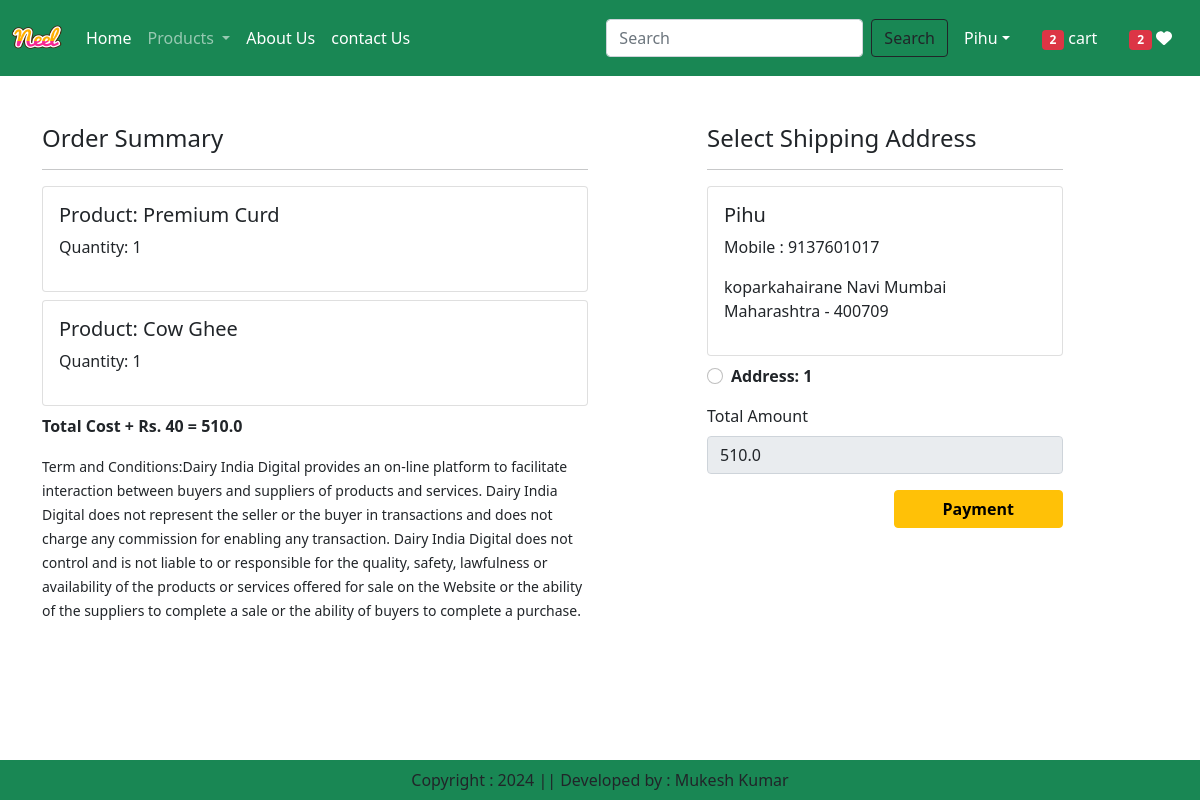
Screenshot of /checkout/ (signed in) with the database file from the repository.
### app/models.py (models this page shows, shortened)
class Cart(models.Model):
    user = models.ForeignKey(User, on_delete=models.CASCADE)
    product = models.ForeignKey(Product,on_delete=models.CASCADE)
    quantity = models.PositiveIntegerField(default=1)

class Product(models.Model):
    title = models.CharField(max_length=100)
    selling_price = models.FloatField()
    discounted_price = models.FloatField()
    description = models.TextField()
    composition = models.TextField(default='')
    prodapp = models.TextField(default='')
    category = models.CharField(choices=CATEGORY_CHOICES, max_length=2)
    product_image = models.ImageField(upload_to='product')

class Customer(models.Model):
    user = models.ForeignKey(User,on_delete=models.CASCADE)
    name = models.CharField(max_length=200)
    locality = models.CharField(max_length=200)
    city = models.CharField(max_length=50)
    mobile = models.IntegerField(default=0)
    zipcode = models.IntegerField()
    state = models.CharField(choices=STATE_CHOICES, max_length=100)

### app/views.py (the view, shortened to what this page needs)
# urls.py: path('checkout/',views.Checkout.as_view(), name='checkout'),
@method_decorator(login_required, name='dispatch')
class Checkout(View):
    def get(self,request):
        totalitem = 0
        wishitem = 0
        if request.user.is_authenticated:
            totalitem = len(Cart.objects.filter(user=request.user))
            wishitem = len(Wishlist.objects.filter(user=request.user))
        user = request.user
        add = Customer.objects.filter(user=user)
        cart_items = Cart.objects.filter(user=user)
        famount = 0
        for p in cart_items:
            value = p.quantity*p.product.discounted_price
            famount+=value
            totalamount = famount+40
            razoramount = int(totalamount * 100)
            client = razorpay.Client(auth=(settings.RAZOR_KEY_ID, settings.RAZOR_KEY_SECRET))
            data = {"amount":razoramount,"currency":"INR","receipt":"order_rcptid_11"}
            payment_response = client.order.create(data=data)
            order_id = payment_response['id']
            order_status = payment_response['status']
        return render(request,'app/checkout.html',locals())

### app/templates/app/checkout.html (shortened to what this page needs)
<!DOCTYPE html>
{% extends 'app/base.html' %}
{% load static %}
{% block main-content%}
<div class="container">
    <div class="row mt-5">
        <div class="col-sm-6">
            <h4>Order Summary</h4>
            <hr>
            {% for item in cart_items %}
                <div class="card mb-2">
                    <div class="card-body">
                        <h5>Product: {{item.product.title}}</h5>
                        <p>Quantity: {{item.quantity}}</p>
                    </div>
                </div>
            {% endfor %}
            <p class="fw-bold">Total Cost + Rs. 40 = {{totalamount}}</p>
            <small>Term and Conditions:Dairy India Digital provides an on-line platform to facilitate interaction between buyers and suppliers of products and services. Dairy India Digital does not represent the seller or the buyer in transactions and does not charge any commission for enabling any transaction. Dairy India Digital does not control and is not liable to or responsible for the quality, safety, lawfulness or availability of the products or services offered for sale on the Website or the ability of the suppliers to complete a sale or the ability of buyers to complete a purchase. </small>
            <br>
            <br>
            <br>
        </div>
        <div class="col-sm-4 offset-sm-1">
            <h4>Select Shipping Address</h4>
            <hr>
            <form method="post" id="myform">
                {% for ad in add %}
                <div class="card">
                    <div class="card-body">
                        <h5>{{ad.name}}</h5>
                        <p>Mobile : {{ad.mobile}}</p>
                        <p>{{ad.locality}} {{ad.city}} {{ad.state}} - {{ad.zipcode}}</p>
                    </div>
                </div>
                <div class="form-check mt-2 mb-3">
                    <input class="form-check-input" type="radio" name="custid" id="custadd{{forloop.counter}}" value="{{ad.id}}">
                    <label class="form-check-label fw-bold" for="custadd{{forloop.counter}}">
                        Address: {{forloop.counter}} </label>
                </div>
                {% endfor %}
                <div class="from-check">
                    <label for="totamount" class="form-label">Total Amount</label>
                    <input type="number" class="form-control"  name="totamount" value={{totalamount}} readonly >
                </div>
                <div class="text-end mb-5">
                    <button id="rzp-button1" type="submit" class="btn btn-warning mt-3 px-5 fw-bold">Payment</button>
                </div>
            </form>
        </div>
    </div>
</div>
{% endblock main-content%}

### app/templates/app/base.html (shortened to what this page needs)
<!DOCTYPE html>
{% load static %}
<html lang="en">
<head>
    <link href="https://cdn.jsdelivr.net/npm/bootstrap@5.0.2/dist/css/bootstrap.min.css" rel="stylesheet">
    <link rel="stylesheet" href="{% static 'app/css/owl.carousel.min.css' %}"/>
    <link rel="stylesheet" href="{% static 'app/css/all.min.css' %}"/>
    <link rel="stylesheet" href="{% static 'app/css/style.css' %}"/>
</head>
<body>
    <nav class="navbar navbar-expand-lg navbar-dark bg-success">
      <div class="container-fluid">
        <a class="navbar-brand" href="#">
            <img src="{% static 'app/images/neel.png'%}" width="50" height="50" />
        </a>
        <div class="collapse navbar-collapse" id="navbarSupportedContent">
          <ul class="navbar-nav me-auto mb-2 mb-lg-0">
              {% if request.user.is_authenticated %}
            <li class="nav-item">
              <a class="nav-link active" aria-current="page" href="/">Home</a>
            </li>
              <li class="nav-item dropdown">
              <a class="nav-link dropdown-toggle" href="#" id="navbarDropdown" role="button" data-bs-toggle="dropdown" aria-expanded="false">
                Products
              </a>
            </li>
            <li class="nav-item">
              <a class="nav-link text-white" href="{% url 'about' %}">About Us </a>
            </li>
            <li class="nav-item">
              <a class="nav-link text-white" href="{% url 'contact' %}">contact Us </a>
            </li>
          </ul>
          <form class="d-flex" role="search" action="/search">
            <input class="form-control me-2" type="search" placeholder="Search" name="search" aria-label="Search">
            <button class="btn btn-outline-dark" type="submit">Search</button>
          </form>
        </div>
        <ul class="navbar-nav me-auto mb-2 mb-lg-0">
            <li class="nav-item dropdown mx-2">
                <a class="nav-link dropdown-toggle text-white" href="#" id="profileDropdown" role="button" data-bs-toggle="dropdown" aria-expanded="false">{{request.user.username|capfirst}}</a>
            </li>
            <li class="nav-item mx-2">
                <a href="{% url 'showcart' %}" class="nav-link text-white">
                    {% if totalitem > 0 %}
                        <span class="badge bg-danger">{{ totalitem }}</span>
                    {% endif %}
                    cart
                </a>
            </li>
            <li class="nav-item mx-2">
                <a href="{% url 'showwishlist' %}" class="nav-link text-white"><span class="badge bg-danger">{% if wishitem > 0 %} {{wishitem}} {% endif %} </span> <i class="fa fa-heart"></i></a>
            </li>
            {% endif %}
        </ul>
      </div>
    </nav>
    {% block main-content %}{% endblock main-content %}
    <footer class="container-fluid fixed-bottom bg-success text-center p-2 mt-5">
        Copyright : 2024 || Developed by : Mukesh Kumar
    </footer>
</body>
</html>

### rows the page displays
Cart: product "Premium Curd", quantity "1"
Cart: product "Cow Ghee", quantity "1"
Customer: name "Pihu", mobile "9137601017", locality "koparkahairane", city "Navi Mumbai", state "Maharashtra", zipcode "400709"

### other values shown
{{ request.user.username|capfirst }} "Pihu"
{{ totalitem }} "2"
{{ wishitem }} "2"
{{ totalamount }} "510.0"
